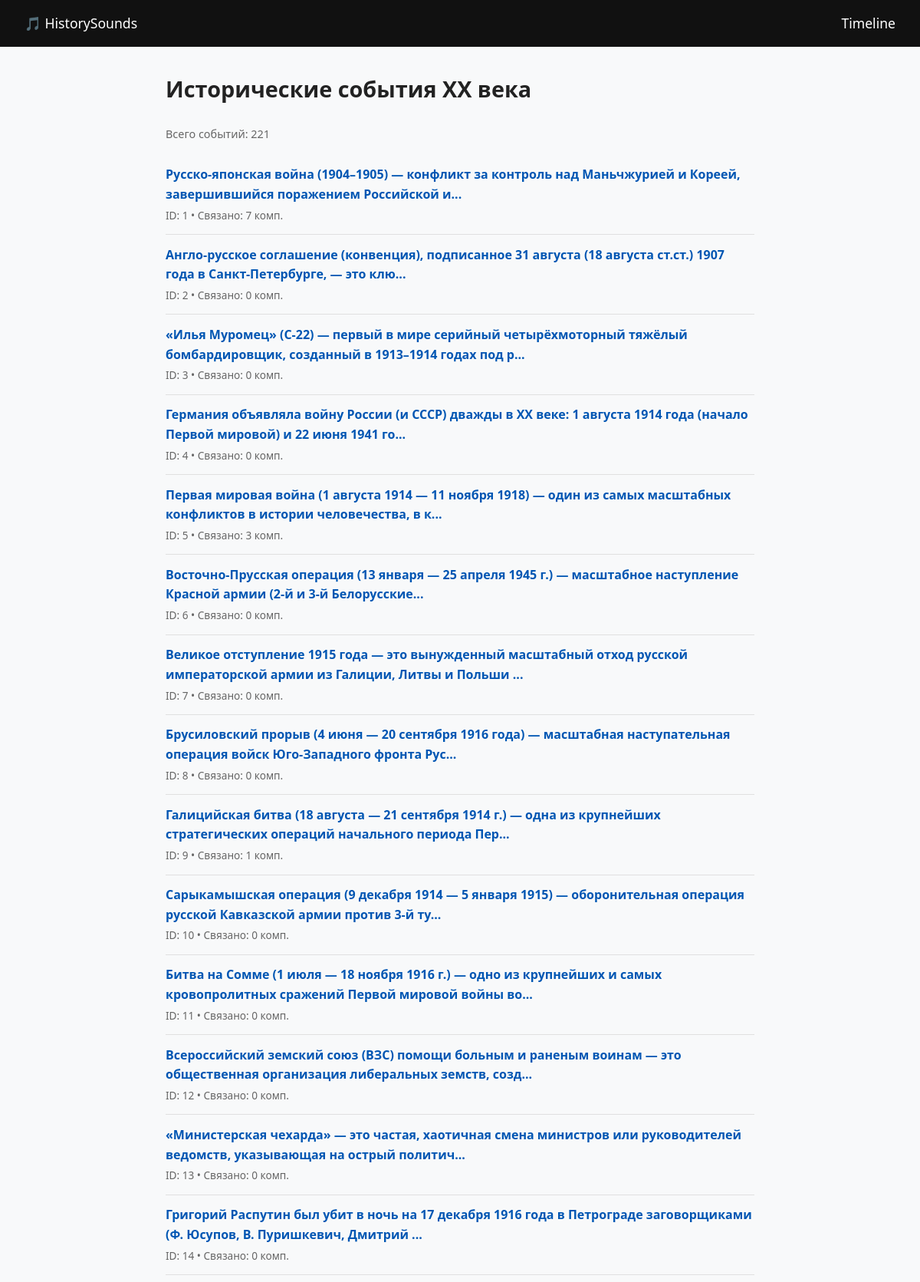
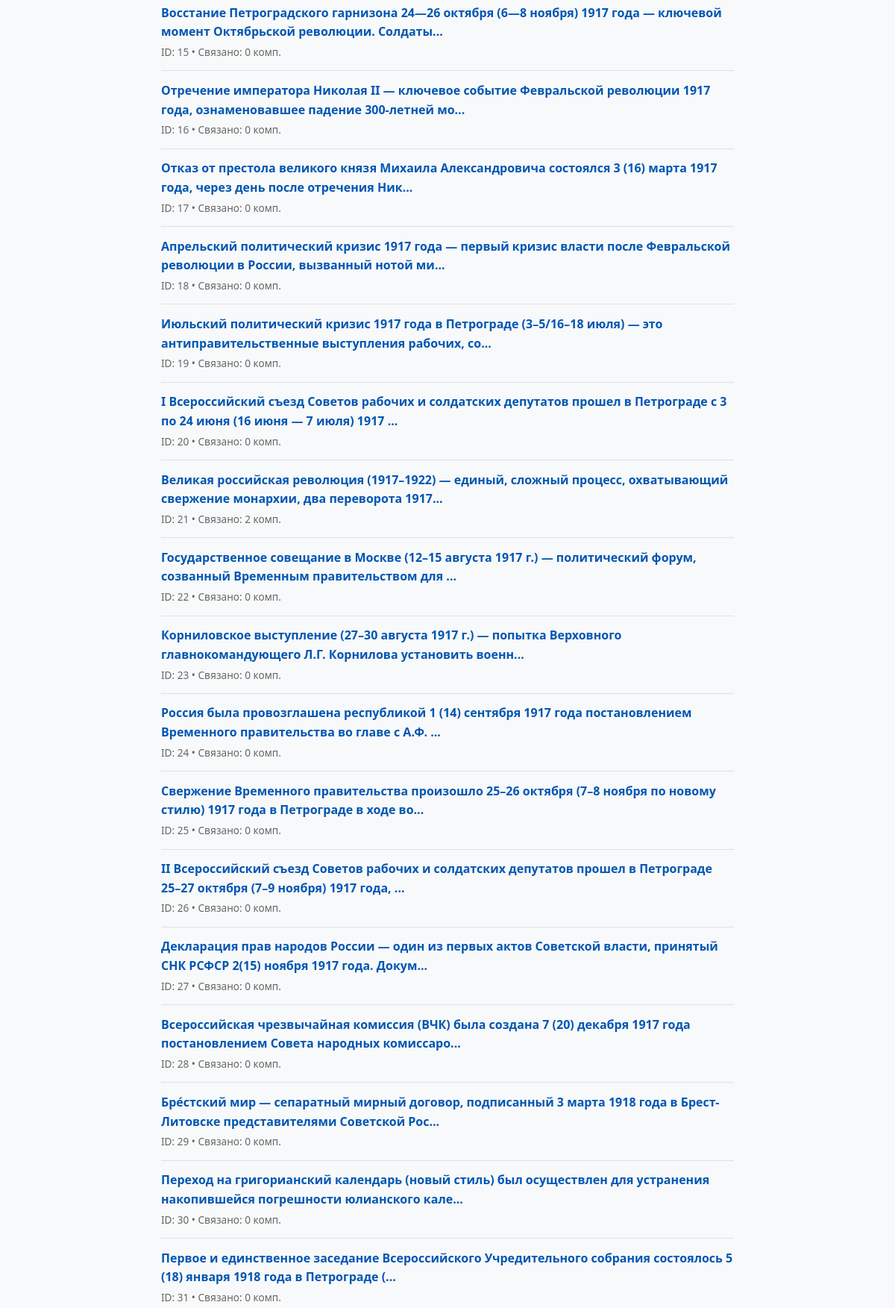
The page / (upper part) on the database its author committed (2 pictures, top to bottom).
### models/events.py (models this page shows)
class Event(Base):
    __tablename__ = "events"
    id = Column(Integer, primary_key=True, index=True, autoincrement=True)
    description = Column(String, nullable=False)
    excel_id = Column(String, index=True)
    songs = relationship("Song", secondary=song_event, back_populates="events")

### app.py (the view)
@app.get("/", response_class=HTMLResponse)
async def timeline(request: Request, db: Session = Depends(get_db)):
    events = db.query(Event).order_by(Event.id.asc()).all()
    return templates.TemplateResponse(request, "timeline.html", {"events": events})

### templates/timeline.html
{% extends "base.html" %}
{% block content %}
<h1>Исторические события XX века</h1>
<p class="debug-count">Всего событий: {{ events|length }}</p>
<ul class="timeline">
{% for e in events %}
  <li class="timeline-item">
    <a href="/event/{{ e.id }}" class="event-link">
      <strong>
        {{ e.description[:120] }}{% if e.description|length > 120 %}...{% endif %}
      </strong>
      <span class="event-meta">ID: {{ e.id }} • Связано: {{ e.songs|length }} комп.</span>
    </a>
  </li>
{% endfor %}
</ul>
{% endblock %}

### static/style.css (style rules this page uses)
* { box-sizing: border-box; margin: 0; padding: 0; }
html, body { font-family: system-ui, -apple-system, "Segoe UI", Roboto, sans-serif; line-height: 1.6; color: #222; background: #f8f9fa; height: auto !important; overflow-y: auto !important; }
h1 { margin-bottom: 1.5rem; font-size: 1.8rem; }
.timeline { list-style: none; height: auto !important; max-height: none !important; overflow: visible !important; }
.timeline-item { padding: 0.6rem 0; border-bottom: 1px solid #e0e0e0; }
.debug-count { color: #666; font-size: 0.9rem; margin-bottom: 1rem; }
.event-link { text-decoration: none; color: #0056b3; display: block; padding: 0.25rem 0; }
.event-meta { display: block; font-size: 0.85rem; color: #666; margin-top: 0.2rem; }

### rows shown on the page
Event: description "Русско-японская война (1904–1905) — конфликт за контроль над Маньчжурией и Кореей, завершившийся поражением Российской и", id "1", songs|length "7"
Event: description "Англо-русское соглашение (конвенция), подписанное 31 августа (18 августа ст.ст.) 1907 года в Санкт-Петербурге, — это клю", id "2", songs|length "0"
Event: description "«Илья Муромец» (С-22) — первый в мире серийный четырёхмоторный тяжёлый бомбардировщик, созданный в 1913–1914 годах под р", id "3", songs|length "0"
Event: description "Германия объявляла войну России (и СССР) дважды в XX веке: 1 августа 1914 года (начало Первой мировой) и 22 июня 1941 го", id "4", songs|length "0"
Event: description "Первая мировая война (1 августа 1914 — 11 ноября 1918) — один из самых масштабных конфликтов в истории человечества, в к", id "5", songs|length "3"
Event: description "Восточно-Прусская операция (13 января — 25 апреля 1945 г.) — масштабное наступление Красной армии (2-й и 3-й Белорусские", id "6", songs|length "0"
Event: description "Великое отступление 1915 года — это вынужденный масштабный отход русской императорской армии из Галиции, Литвы и Польши", id "7", songs|length "0"
Event: description "Брусиловский прорыв (4 июня — 20 сентября 1916 года) — масштабная наступательная операция войск Юго-Западного фронта Рус", id "8", songs|length "0"
Event: description "Галицийская битва (18 августа — 21 сентября 1914 г.) — одна из крупнейших стратегических операций начального периода Пер", id "9", songs|length "1"
Event: description "Сарыкамышская операция (9 декабря 1914 — 5 января 1915) — оборонительная операция русской Кавказской армии против 3-й ту", id "10", songs|length "0"
Event: description "Битва на Сомме (1 июля — 18 ноября 1916 г.) — одно из крупнейших и самых кровопролитных сражений Первой мировой войны во", id "11", songs|length "0"
Event: description "Всероссийский земский союз (ВЗС) помощи больным и раненым воинам — это общественная организация либеральных земств, созд", id "12", songs|length "0"
Event: description "«Министерская чехарда» — это частая, хаотичная смена министров или руководителей ведомств, указывающая на острый политич", id "13", songs|length "0"
Event: description "Григорий Распутин был убит в ночь на 17 декабря 1916 года в Петрограде заговорщиками (Ф. Юсупов, В. Пуришкевич, Дмитрий", id "14", songs|length "0"
Event: description "Восстание Петроградского гарнизона 24—26 октября (6—8 ноября) 1917 года — ключевой момент Октябрьской революции. Солдаты", id "15", songs|length "0"
Event: description "Отречение императора Николая II — ключевое событие Февральской революции 1917 года, ознаменовавшее падение 300-летней мо", id "16", songs|length "0"
Event: description "Отказ от престола великого князя Михаила Александровича состоялся 3 (16) марта 1917 года, через день после отречения Ник", id "17", songs|length "0"
Event: description "Апрельский политический кризис 1917 года — первый кризис власти после Февральской революции в России, вызванный нотой ми", id "18", songs|length "0"
Event: description "Июльский политический кризис 1917 года в Петрограде (3–5/16–18 июля) — это антиправительственные выступления рабочих, со", id "19", songs|length "0"
Event: description "I Всероссийский съезд Советов рабочих и солдатских депутатов прошел в Петрограде с 3 по 24 июня (16 июня — 7 июля) 1917", id "20", songs|length "0"
Event: description "Великая российская революция (1917–1922) — единый, сложный процесс, охватывающий свержение монархии, два переворота 1917", id "21", songs|length "2"
Event: description "Государственное совещание в Москве (12–15 августа 1917 г.) — политический форум, созванный Временным правительством для", id "22", songs|length "0"
Event: description "Корниловское выступление (27–30 августа 1917 г.) — попытка Верховного главнокомандующего Л.Г. Корнилова установить военн", id "23", songs|length "0"
Event: description "Россия была провозглашена республикой 1 (14) сентября 1917 года постановлением Временного правительства во главе с А.Ф.", id "24", songs|length "0"
Event: description "Свержение Временного правительства произошло 25–26 октября (7–8 ноября по новому стилю) 1917 года в Петрограде в ходе во", id "25", songs|length "0"
Event: description "II Всероссийский съезд Советов рабочих и солдатских депутатов прошел в Петрограде 25–27 октября (7–9 ноября) 1917 года,", id "26", songs|length "0"
Event: description "Декларация прав народов России — один из первых актов Советской власти, принятый СНК РСФСР 2(15) ноября 1917 года. Докум", id "27", songs|length "0"
Event: description "Всероссийская чрезвычайная комиссия (ВЧК) была создана 7 (20) декабря 1917 года постановлением Совета народных комиссаро", id "28", songs|length "0"
Event: description "Бре́стский мир — сепаратный мирный договор, подписанный 3 марта 1918 года в Брест-Литовске представителями Советской Рос", id "29", songs|length "0"
Event: description "Переход на григорианский календарь (новый стиль) был осуществлен для устранения накопившейся погрешности юлианского кале", id "30", songs|length "0"
Event: description "Первое и единственное заседание Всероссийского Учредительного собрания состоялось 5 (18) января 1918 года в Петрограде (", id "31", songs|length "0"

### other values the page prints
{{ events|length }} "221"
